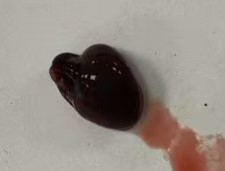
#> input picture 短学期/血涂片/20260711组织切片/器官/心.jpg, 225 x 171 px
$ python pub_organ_figure.py
#> lines starting #> are read from the running program, lines starting #| are printed output that depends on the picture
import os
import cv2
import numpy as np
import matplotlib
# 设置非交互式后端
matplotlib.use('Agg')
import matplotlib.pyplot as plt

def main():
    current_dir = os.path.dirname(os.path.abspath(__file__))

    # 按照心、肝、脾、肺、肾的顺序读取
    organ_names = ["心.jpg", "肝.jpg", "脾.jpg", "肺.jpg", "肾.jpg"]
    labels = ["a", "b", "c", "d", "e"]

    imgs = []
    for name in organ_names:
        img_path = os.path.join(current_dir, name)
        if not os.path.exists(img_path):
            print(f"Error: 找不到器官图片 {name}")
            return

        img = cv2.imdecode(np.fromfile(img_path, dtype=np.uint8), cv2.IMREAD_COLOR)
#> img is the input picture: shape (171, 225, 3); mean B, G, R 131.4, 138.8, 147.2
        if img is None:
            print(f"Error: 无法读取图片 {name}")
            return
        imgs.append(img)

    # 统一像素比例的核心：计算全局的最大边长以作为缩放比例基准
    max_dim = max(max(img.shape[:2]) for img in imgs)

    target_side = 500      # 每一个子图网格的尺寸
    organ_max_size = 440   # 器官占格子最大边长为 440，四周留有优雅白边

    # 全局一致的缩放比例，使得最大边长的器官刚好为 440，而小器官等比例缩放
    global_scale = organ_max_size / max_dim

    processed_imgs = []
    for img in imgs:
        h, w = img.shape[:2]
        new_w = int(w * global_scale)
        new_h = int(h * global_scale)

        resized = cv2.resize(img, (new_w, new_h), interpolation=cv2.INTER_LANCZOS4)

        # 居中贴到 500x500 的纯白画布上
        canvas = np.ones((target_side, target_side, 3), dtype=np.uint8) * 255
        dx = (target_side - new_w) // 2
        dy = (target_side - new_h) // 2
        canvas[dy : dy + new_h, dx : dx + new_w] = resized
        processed_imgs.append(canvas)
#> this loop made 5 passes
#> pass 2, in main, `resized = cv2.resize(img, (new_w, new_h), interpolation=cv2.INTER_LANC..`:
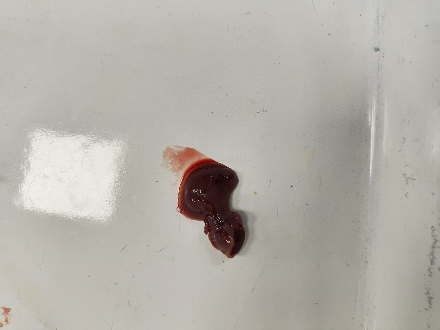
#> resized: shape (330, 440, 3); mean B, G, R 169.2, 176.8, 180.1
#> pass 3, in main, `resized = cv2.resize(img, (new_w, new_h), interpolation=cv2.INTER_LANC..`:
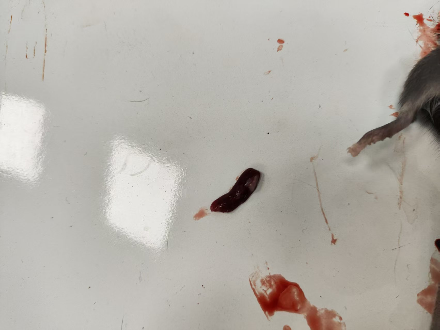
#> resized: shape (330, 440, 3); mean B, G, R 169.7, 176.7, 180.9
#> after the loop:
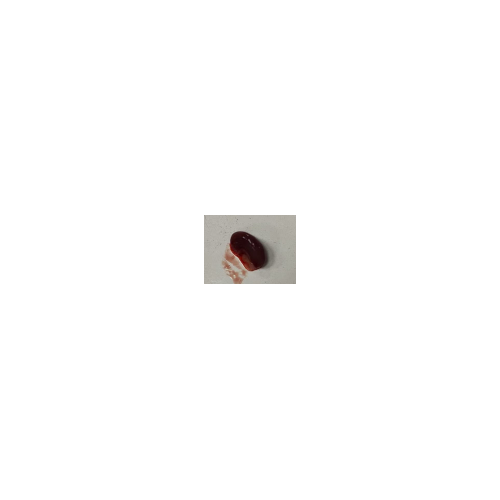
#> canvas: shape (500, 500, 3); mean B, G, R 251.9, 252.1, 252.4

    # Apply publication styles (nature-figure skill requirement)
    plt.rcParams['font.family'] = 'sans-serif'
    plt.rcParams['font.sans-serif'] = ['Arial', 'DejaVu Sans', 'Liberation Sans']
    plt.rcParams['svg.fonttype'] = 'none'   # editable text in SVG
    plt.rcParams['pdf.fonttype'] = 42       # TrueType in PDF

    # 创建 matplotlib subplots 绘图板 (1x5横排)
    fig, axes = plt.subplots(1, 5, figsize=(15, 3.2), dpi=300)
    plt.subplots_adjust(wspace=0.08, hspace=0.0) # 子图之间留出细小白边，对应 nature figure gutters

    for ax, img, label in zip(axes, processed_imgs, labels):
        # 转换为 RGB 格式以防 matplotlib 变色
        rgb_img = cv2.cvtColor(img, cv2.COLOR_BGR2RGB)
        ax.imshow(rgb_img)

        # 清除坐标轴和黑边框
        ax.set_xticks([])
        ax.set_yticks([])
        for spine in ax.spines.values():
            spine.set_visible(False)

        # 学术风格字母标号
        ax.text(
            0.05, 0.95, label,
            transform=ax.transAxes,
            fontsize=16,
            fontweight='bold',
            color='black',
            ha='left',
            va='top'
        )
#> this loop made 5 passes
#> pass 1, in main, `rgb_img = cv2.cvtColor(img, cv2.COLOR_BGR2RGB)`:
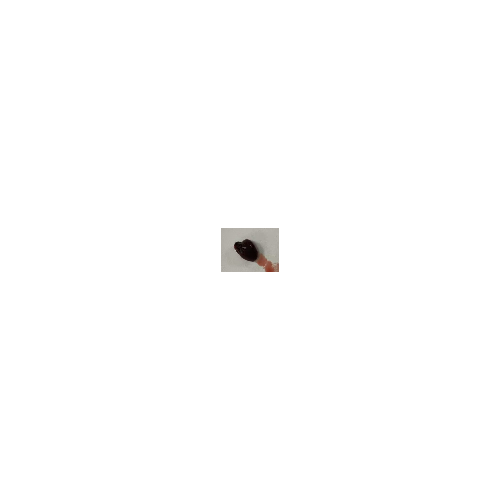
#> rgb_img: shape (500, 500, 3); mean R, G, B 253.9, 253.8, 253.7
#> pass 2, in main, `rgb_img = cv2.cvtColor(img, cv2.COLOR_BGR2RGB)`:
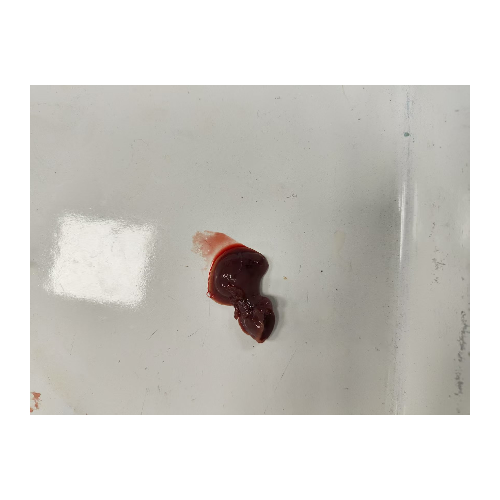
#> rgb_img: shape (500, 500, 3); mean R, G, B 211.5, 209.6, 205.2
#> pass 3, in main, `rgb_img = cv2.cvtColor(img, cv2.COLOR_BGR2RGB)`:
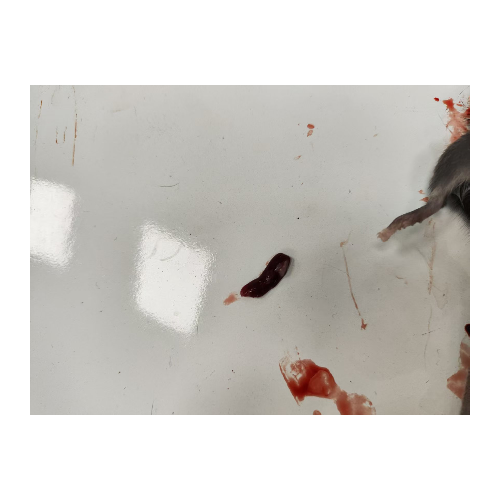
#> rgb_img: shape (500, 500, 3); mean R, G, B 212, 209.5, 205.4

    # 保存为期刊出版级的三种格式
    fig.savefig(os.path.join(current_dir, "organs_merged_1x5.svg"), bbox_inches='tight')
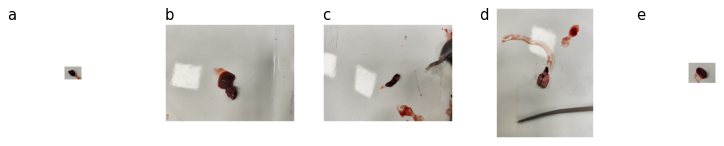
#> figure drawn by matplotlib, 5 panels
    fig.savefig(os.path.join(current_dir, "organs_merged_1x5.pdf"), bbox_inches='tight')
    fig.savefig(os.path.join(current_dir, "organs_merged_1x5.jpg"), dpi=300, bbox_inches='tight')
    plt.close(fig)

    print("Nature-figure 1x5 器官大图生成成功 (已保存为 SVG/PDF/JPG 格式)！")

    # 清除历史遗留临时文件
    legacy_files = [
        "test_organ_crop.py", "test_cropped_heart.jpg",
        "analyze_colors.py", "test_two_step_heart.jpg",
        "test_pure_stats.py", "test_pure_stats_heart.jpg",
        "merge_manual_organs.py"
    ]
    for lf in legacy_files:
        path = os.path.join(current_dir, lf)
        if os.path.exists(path):
            try:
                os.remove(path)
            except Exception:
                pass

if __name__ == "__main__":
    main()
    # 脚本自我删除
    try:
        os.remove(__file__)
        print("排版脚本已自我销毁。")
    except Exception:
        pass
